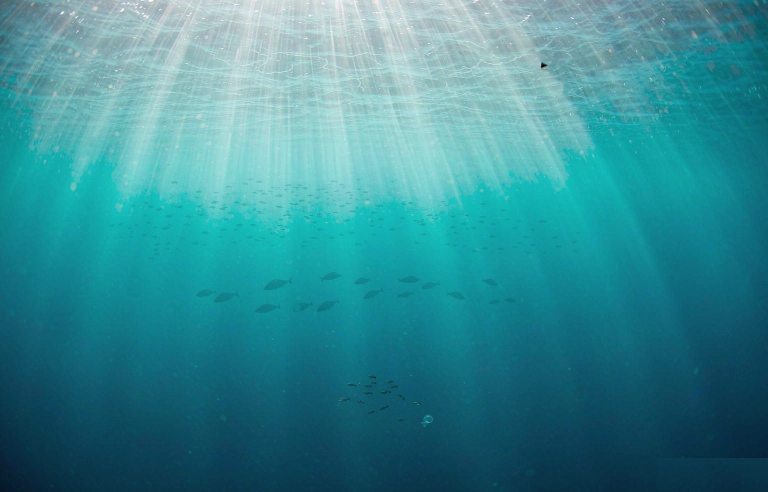
#> input picture docs/shots/env_v2/_backup_pre_defish_V6.81/L1.webp, 1536 x 984 px (shown at 1/2 size); its folder holds only this picture in this run
$ python preview_v681_env_fish.py
#> lines starting #> are read from the running program, lines starting #| are printed output that depends on the picture; after the words box and inside, x2 and y2 are one past the last pixel; in counts of white or black regions, pixels touching at a corner belong together
### tools/defish_env.py
#!/usr/bin/env python
# -*- coding: utf-8 -*-
"""
背景图去鱼 · **正式工具**（V6.82 重做）。

为什么 V6.81 没成功（别再走回头路）
-----------------------------------
用户 2026-10-15 两次报「每个场景底图都有冻结的鱼一样 是静态的 感觉很假」。
V6.81 的两段口径（严判细长小鱼 + 紧凑大块）**选块对了，补洞错了**：

  ⛔ **`thin_fish.inpaint()` 的补洞半径太小**（归一化卷积 σ=8）。
     背景里的鱼是**成片**的（L1 中段与深水两处各有几十条，间距 ~20px），
     σ=8 的卷积窗口里**仍然全是鱼** ⇒ 补出来的还是鱼。
     症状极具欺骗性：遮罩覆盖率、检出条数全都"正常"，出图一看**原封不动**。
  ⛔ **判定带太窄**：V6.81 用 y∈[30%,72%]，而 L1 的鱼一直铺到 **y≈0.84**（深水段）
     ⇒ 下半屏那一片从来没有被处理过。用户看到的"还有静止的鱼"一半是这条。
  ⛔ **8 邻域腐蚀会吃掉鱼**：鱼身只有 2~3px 厚，`er &= roll(...)×8` 之后整条消失，
     `pick_fish` 在目标区**一条都命中不了**（实测：目标区 2041px 的暗块，腐蚀后剩 0）。

本工具的口径（三处改了，缺一处就回到"抹了跟没抹一样"）
------------------------------------------------------
    遮罩：局部对比 `bg(11px 高斯) − gray > 4.5`，**不腐蚀**，靠形状过滤去噪
    判定带：**y∈[28%, 98%]**（L1 没有海床，一铺到底；其余带压到 78% 保护海床/热泉）
    补洞：**大半径归一化补洞**（σ=18、遮罩先膨胀 5px、只从**未遮盖区**取色）

⚠️ 大半径补洞的**唯一代价**：光柱／射线的硬边会被柔化 —— 但那正是"鱼"与"结构"的
   分界：**结构（光柱、海床、烟囱）必须在判定带之外**，鱼在任何地方都该被抹掉。
   ⇒ `BOTY` 按层给值，别一刀切。

用法
----
    python tools/defish_env.py --preview --out .tmp/v682   # 只出图到 .tmp
    python tools/defish_env.py --write                     # 回写真源（web webp）+ cocos png
    python tools/defish_env.py --measure                   # 只量密度
"""

import argparse
import os
import shutil
import sys
from pathlib import Path

import numpy as np
from PIL import Image, ImageFilter

sys.path.insert(0, os.path.dirname(os.path.abspath(__file__)))
import thin_fish as T  # noqa: E402

ROOT = Path(__file__).resolve().parent.parent
SRC = ROOT / 'web' / 'src' / 'assets' / 'env'            # ★ 真源（web 侧 webp）
DEST = ROOT / 'cocos' / 'assets' / 'resources' / 'env'   # 派生（sync_art.py 生成）
BACKUP = ROOT / 'docs' / 'shots' / 'env_v2' / '_backup_pre_defish_V6.81'
LAYERS = ['L1', 'L2', 'L3', 'L4', 'L5']

# ---- 遮罩参数 ----
TOPY = 0.28              # 上沿：光柱带的下缘（光柱在 y<0.28，那是"结构"不是鱼）
BOTY = {                 # 下沿：**按层给**——L1/L2 没有海床，一铺到底
    'L1': 0.98, 'L2': 0.92, 'L3': 0.80, 'L4': 0.78, 'L5': 0.76,
}
THR = 4.5
AMIN, AMAX = 20, 2500    # 面积窗（<20 = 噪点；>2500 = 光柱负空间 / 海床）
SIDE_MAX = 190           # 长边上限（更大的 = 结构，不是一条鱼）
FILL_MIN = 0.28          # 填充率下限（细长 >> 这个值；光斑 << 这个值）

# ---- 补洞参数 ----
SIGMA = 18.0             # ★ 比 `thin_fish.inpaint` 的 8 大一倍以上：窗口里才没有别的鱼
DIL = 5                  # 遮罩膨胀：鱼身只有 2~3px，必须留出足够margin
ROUNDS = 4
WEBP_Q = 95


# [86 lines left out: functions _mask, _fill, strip_fish, not called in this run]


def to_rgb(im: Image.Image) -> np.ndarray:
    return np.asarray(im.convert('RGB'), np.float32)


# [48 lines left out: functions run_preview, run_write, run_measure, main, not called in this run]


# [2 lines that do not run on import are left out]

### tools/thin_fish.py
#!/usr/bin/env python
# -*- coding: utf-8 -*-
"""
背景鱼**减密**：把已经出好的一张 env 图里的小鱼（不是动态敌人，是烘进背景图的）
按"保留 N 条"的要求去掉一部分，**其余像素一个不动**。

为什么要在图上做，而不是重出：
  用户定的是「v4b + 背景鱼稀疏点 + 保持和现存图一致」⇒ 这是**定稿上的密度调整**，
  不是重画。重出会把构图/配色/曝光全部换一遍，等于推翻刚拍板的版本。

做法（全部纯 numpy + PIL，不依赖 cv2/scipy）：
  1. 灰度 → **分块中值**估"水背底"（块 24px：水是低频的，鱼是高频的 ⇒ 中值天然忽略鱼）
  2. `d = 灰度 − 背底` ⇒ 鱼 = |d| 超阈值的小团（**符号无关**：背光鱼比水暗、受光鱼比水亮，两种都有）
  3. 形态学开运算去掉 1px 噪点 → **行段并查集**连通域标记（无 scipy 的做法）
  4. 逐团过滤：面积 / 外接框 / 填充率 / 峰值，外加两条"不是鱼"的排除：
       · **环带平坦度** —— 鱼四周是平静的水；岩壁里一切都在高频 ⇒ 环带 mask 密度高 ⇒ 排除
       · 底部海床区（y > 92%）整片排除（那里是烟囱/管虫，不是鱼）
  5. 按面积降序 + **最小间距**抽稀 ⇒ 保留的鱼**散开**，不会剩一坨（密度降了但"聚成团"更难看）
  6. 逐团**补洞**：从最近的"干净水"处整块搬一块同尺寸的贴图盖回来（保水色 + 保悬浮颗粒），
     洞口按高斯羽化 ⇒ 不留疤

用法：
    python tools/thin_fish.py <输入图> --out <输出前缀> --keep 16
    python tools/thin_fish.py <输入图> --out <前缀> --keep 16 --canvas 1536x984
    python tools/thin_fish.py <输入图> --out <前缀> --keep 16 --debug   # 另存一张红框标注图

`--keep` 是"**保留几条**"（不是比例）—— 因为观感取决于"屏幕上有几条"，跟原图有多少条无关。
"""
from __future__ import annotations

import argparse
from pathlib import Path

import numpy as np
from PIL import Image, ImageFilter

BLOCK = 24          # 背底估计的块尺寸（px）
MIN_AREA = 6        # 小于这个像素数的团当噪声
MAX_AREA = 900      # 大于这个像素数的团当岩壁/烟柱
MAX_SIDE = 64       # 外接框长边上限
RING_FLAT = 0.45    # 环带里"高频像素"占比上限（超过 ⇒ 判定为岩壁内部）
BED_TOP = 0.92      # 百分比：这条线以下不算鱼（海床/烟囱）
MIN_GAP = 110       # 保留鱼之间的最小间距（px）—— 防止"少而聚"
LUMA = np.array([0.299, 0.587, 0.114], np.float32)

# ── 严判（fish-only）：只认"开阔水域里细长的小鱼"，其余高频一律放过 ──
# 宽松阈值会把气泡/悬浮颗粒/烟柱边缘全抓进来（v4b 宽判 1544团 vs 严判 112条）
FISH_TOP = 0.04     # 上边 4% 不算（水面高光带）
FISH_BOT = 0.68     # 下 32% 不算（海床/烟柱/礁石全在这里；鱼群下沿实测≈0.62）
FISH_AR_LO = 1.5# 鱼必细长；太圆的是气泡/光斑
FISH_AR_HI = 5.5    # 细过这个是裂纹/水痕，不是鱼
FISH_FILL = 0.20    # 外接框填充率下限（鱼身是实心的，裂纹是空的）
FISH_A_MIN = 8
FISH_A_MAX = 1200   # 严判要能抓"近处大鱼"（v4b 里最大的鱼 1087px，500 会漏）
FISH_SIDE = 90      # 同上：外接框长边上限（严判单独一份，别改宽判的 MAX_SIDE）


def _label(mask: np.ndarray):
    """行段 + 并查集的连通域标记（无 scipy）。返回 (labels, n)。"""
    h, w = mask.shape
    parent: list[int] = []

    def find(a: int) -> int:
        while parent[a] != a:
            parent[a] = parent[parent[a]]
            a = parent[a]
        return a

    def union(a: int, b: int) -> None:
        ra, rb = find(a), find(b)
        if ra != rb:
            parent[rb] = ra

    runs = np.zeros(mask.shape, np.int32) - 1
    prev: list[tuple[int, int, int]] = []
    for y in range(h):
        row = mask[y].view(np.int8)
        idx = np.flatnonzero(np.diff(np.concatenate(([0], row, [0]))))
        cur = []
        for s, e in zip(idx[0::2], idx[1::2]):
            lb = len(parent)
            parent.append(lb)
            cur.append((int(s), int(e), lb))
            for ps, pe, plb in prev:
                if ps < e and s < pe:
                    union(lb, plb)
        for s, e, lb in cur:
            runs[y, s:e] = lb
        prev = cur

    lab = np.zeros(mask.shape, np.int32) - 1
    n = 0
    remap: dict[int, int] = {}
    ys, xs = np.nonzero(runs >= 0)
    for y, x in zip(ys.tolist(), xs.tolist()):
        r = find(int(runs[y, x]))
        if r not in remap:
            remap[r] = n
            n += 1
        lab[y, x] = remap[r]
    return lab, n


def _dilate(m: np.ndarray, r: int) -> np.ndarray:
    out = m.copy()
    for dy in range(-r, r + 1):
        for dx in range(-r, r + 1):
            src = np.roll(np.roll(m, dy, 0), dx, 1)
            out |= src
    return out


def background(gray: np.ndarray, block: int = BLOCK) -> np.ndarray:
    """分块中值估水背底：块内鱼只占少数像素 ⇒ 中值就是水。"""
    h, w = gray.shape
    bh, bw = h // block, w // block
    crop = gray[:bh * block, :bw * block].reshape(bh, block, bw, block)
    med = np.median(crop.transpose(0, 2, 1, 3).reshape(bh, bw, block * block), axis=2)
    small = Image.fromarray(np.clip(med, 0, 255).astype(np.uint8), 'L')
    return np.asarray(small.resize((w, h), Image.BILINEAR), np.float32)


def detect(rgb: np.ndarray, verbose=True, fish_only=True):
    """检鱼团。`fish_only=True` 时只认**开阔水域里细长的小鱼**（严判）。

    ⚠️ 宽判（fish_only=False）会把气泡 / 悬浮颗粒 / 烟柱边缘全抓进来
    （v4b 实测宽判 1544 团 vs 严判 112 条）⇒ 减密必须用严判，否则整张图被抠烂。
    """
    gray = rgb @ LUMA
    bg = background(gray)
    d = gray - bg
    h, w = gray.shape
    if fish_only:
        y_lo, y_hi = int(h * FISH_TOP), int(h * FISH_BOT)
    else:
        y_lo, y_hi = 0, int(h * BED_TOP)
    water = d[y_lo:y_hi]

    mad = np.median(np.abs(water - np.median(water)))
    sigma = 1.4826 * mad
    thr = max(7.0, 4.0 * sigma)
    if verbose:
        print(f'  判定带y∈[{y_lo},{y_hi}) ({y_lo/h:.0%}~{y_hi/h:.0%})'
              f'  灰度 MAD σ={sigma:.2f} ⇒ 阈值 |d| > {thr:.1f}'
              f'{"（严判：只认细长小鱼）" if fish_only else "（宽判）"}')

    m = np.abs(d) > thr
    m[:y_lo] = False
    m[y_hi:] = False
    # 开运算：先腐蚀后膨胀，去掉 1px 噪点
    er = m.copy()
    for dy in (-1, 0, 1):
        for dx in (-1, 0, 1):
            er &= np.roll(np.roll(m, dy, 0), dx, 1)
    m = _dilate(er, 1)

    lab, n = _label(m)
    if n == 0:
        return [], gray, bg, d, thr, None

    flat = lab.ravel()
    idx = np.flatnonzero(flat >= 0)
    counts = np.bincount(flat[idx], minlength=n)
    ys, xs = np.divmod(idx, w)
    y0 = np.full(n, 10 ** 9); y1 = np.full(n, -1)
    x0 = np.full(n, 10 ** 9); x1 = np.full(n, -1)
    np.minimum.at(y0, flat[idx], ys); np.maximum.at(y1, flat[idx], ys)
    np.minimum.at(x0, flat[idx], xs); np.maximum.at(x1, flat[idx], xs)
    peak = np.zeros(n)
    np.maximum.at(peak, flat[idx], np.abs(d).ravel()[idx])
    sel = flat[idx]
    cy = np.bincount(sel, weights=ys, minlength=n) / np.maximum(1, counts)
    cx = np.bincount(sel, weights=xs, minlength=n) / np.maximum(1, counts)

    a_min, a_max = (FISH_A_MIN, FISH_A_MAX) if fish_only else (MIN_AREA, MAX_AREA)
    ar_lo, ar_hi = (FISH_AR_LO, FISH_AR_HI) if fish_only else (1.0, 99.0)
    fill_min = FISH_FILL if fish_only else 0.15

    comps = []
    for i in range(n):
        a = int(counts[i])
        if a < a_min or a > a_max:
            continue
        sy, sx = int(y1[i] - y0[i] + 1), int(x1[i] - x0[i] + 1)
        if max(sy, sx) > (FISH_SIDE if fish_only else MAX_SIDE) or min(sy, sx) < 2:
            continue
        ar = max(sy, sx) / min(sy, sx)
        if ar < ar_lo or ar > ar_hi:
            continue
        fill = a / (sy * sx)
        if fill < fill_min:
            continue
        # 环带平坦度：鱼四周该是平整的水（岩壁内部处处高频 ⇒ 环带密度爆表）
        pad = 6
        ry0, ry1 = max(0, int(y0[i]) - pad), min(h, int(y1[i]) + pad + 1)
        rx0, rx1 = max(0, int(x0[i]) - pad), min(w, int(x1[i]) + pad + 1)
        sub = m[ry0:ry1, rx0:rx1]
        core = lab[ry0:ry1, rx0:rx1] == i
        ring = _dilate(core, 5) & ~_dilate(core, 2)
        ring_density = float((sub & ring).sum()) / max(1, int(ring.sum()))
        if ring_density > RING_FLAT:
            continue
        comps.append(dict(id=i, area=a, y0=int(y0[i]), y1=int(y1[i]),
                          x0=int(x0[i]), x1=int(x1[i]), cy=float(cy[i]),
                          cx=float(cx[i]), peak=float(peak[i]),
                          ring=ring_density))
    comps.sort(key=lambda c: -c['area'])
    return comps, gray, bg, d, thr, lab


# [310 lines left out: functions pick, pick_auto, _gauss, _norm_blur, inpaint, thin and 4 more, not called in this run]


# [2 lines that do not run on import are left out]

### tools/preview_v681_env_fish.py
#!/usr/bin/env python
# -*- coding: utf-8 -*-
"""
V6.81 背景图"冻结的鱼"诊断 + 去鱼对照 —— **参数级示意，非实机渲染**。

为什么要有这张图
----------------
用户 2026-10-15：**「每个场景底图都有冻结的鱼一样 是静态的 感觉很假」**。
这是**同一条被报第二次** —— V6.70 已经给过一版补丁（`stepBgDrift()`：让整张背景图
按 Lissajous 慢漂 ±26px / 周期 31s·47s）。本次要先证明"那版为什么不够"，再给方案。

图里说三件事
------------
① **背景图确实带鱼**，且五带都有（`cocos/assets/resources/env/L*.png`）。
② **去鱼之后长什么样**（真图，用与 `thin_fish.py` 同一套归一化卷积补洞）。
③ **"减密"为什么没解决**：`thin_fish.detect()` 的严判口径是"细长小鱼"，
   L1 上检出 169 条里 **135 条落在 y<300**（丁达尔光柱里的细碎斑点），
   而玩家一眼看到的那排大鱼（长边 40~90px）**只有 5 个**被抓到
   ⇒ 它的密度指标 ≠ 玩家看到的东西。

⚠️ 去鱼只是**提案预览**，不是已交付资产：补洞会留极淡的"水痕"（见 AFTER 里鱼的位置），
   正式落地要么重出图（提示词里排除生物），要么人工精修。
⚠️ 本文件与 `cocos/assets/scripts/view/DiveGame.ts` 的 `stepBgDrift` 常量耦合：改那边要同步。

输出：docs/shots/v681_env_fish.png
"""

import os
import sys

import numpy as np
from PIL import Image, ImageDraw, ImageFilter, ImageFont

sys.path.insert(0, os.path.dirname(os.path.abspath(__file__)))
import thin_fish as T  # noqa: E402

ROOT = os.path.dirname(os.path.dirname(os.path.abspath(__file__)))
ENV_DIR = os.path.join(ROOT, 'cocos', 'assets', 'resources', 'env')
# ⚠️ "现状"必须读**去鱼之前的原图**。V6.81 已把 `env/L*.png` 换成去鱼版，
#    所以 BEFORE 列只能取备份（`defish_env.py --write` 时自动落的）。
BEFORE_DIR = os.path.join(ROOT, 'docs', 'shots', 'env_v2', '_backup_pre_defish_V6.81')
OUT = os.path.join(ROOT, 'docs', 'shots', 'v681_env_fish.png')

W, H = 1304, 749                     # 实机设计分辨率
SG_W, SG_H = 560, 322                # 每格缩略图（= 实机裁切 ×0.4295）
PAD, GAP = 18, 10
HEAD, FOOT = 74, 138
COL1 = (30, 40, 52)

# ---- 去鱼的判定参数（每个都有依据，见脚本 docstring）----
TOPY, BOTY = 0.30, 0.72              # 不碰光柱区 / 不碰海床
AMIN, AMAX = 60, 4000
SIDE_MAX, FILL_MIN = 200, 0.34
SIGMA = 8.0
THR = 5.0

# ---- 主题色 ----
C_CYAN = (79, 232, 255)
C_CYAN_HI = (200, 248, 255)
C_AMBER = (255, 209, 102)
C_DANGER = (255, 46, 99)
C_DIM = (128, 160, 176)
C_JADE = (127, 255, 212)

FONT_PATH = 'C:/Windows/Fonts/msyh.ttc'
_fonts: dict[int, ImageFont.FreeTypeFont] = {}


# [4 lines left out: function F, not called in this run]


# ---------------------------------------------------------------------------
# 去鱼：口径在 `tools/defish_env.py`（★ 单一真源，⛔ 别在这里再抄一份）
# ---------------------------------------------------------------------------
import defish_env as DF  # noqa: E402


def ingame(path_or_arr) -> Image.Image:
    """按 1304×749 cover 裁切（与实机 `bgNode` 的 cover 算法同口径）。"""
    if isinstance(path_or_arr, str):
        im = Image.open(path_or_arr).convert('RGB')
    else:
        im = Image.fromarray(np.clip(path_or_arr, 0, 255).astype(np.uint8))
    W0, H0 = im.size
    s = max(W / W0, H / H0)
    big = im.resize((int(W0 * s + 0.5), int(H0 * s + 0.5)), Image.LANCZOS)
    return big.crop(((big.width - W) // 2, (big.height - H) // 2,
                     (big.width - W) // 2 + W, (big.height - H) // 2 + H))


def detect_n(arr: np.ndarray) -> int:
    return len(T.detect(arr, verbose=False)[0])


def main() -> int:
    strip = ['L1', 'L2', 'L3', 'L4', 'L5']
    data = []
    for name in strip:
        # BEFORE = 备份的原图；AFTER = **已经落到工程里**的去鱼版（cocos PNG）
        # —— 不再在这里重跑一遍去鱼，否则这张图会变成"算法的预览"而不是"交付的样子"。
        b_arr = DF.to_rgb(Image.open(os.path.join(BEFORE_DIR, name + '.webp')))
        a_arr = DF.to_rgb(Image.open(os.path.join(ENV_DIR, name + '.png')))
        n0, n1 = detect_n(b_arr), detect_n(a_arr)
#> in detect, `gray = rgb @ LUMA`:
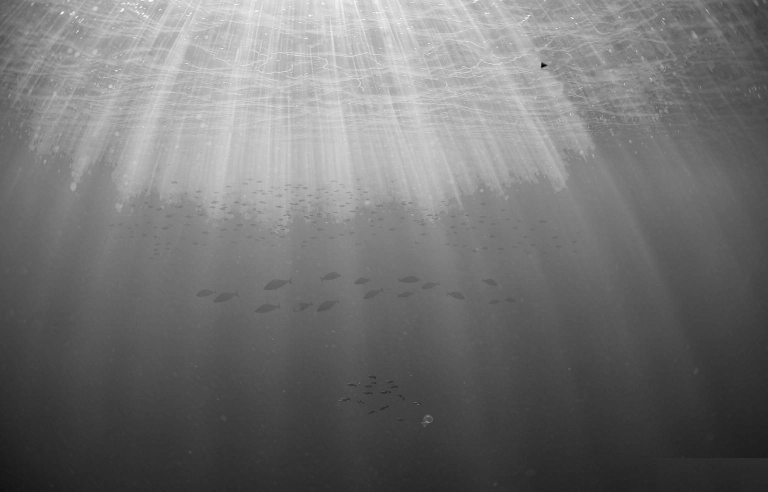
#> gray: shape (984, 1536) float32 (shown at 1/2 size); min 0, max 255, mean 114.6
#> in detect, `d = gray - bg`:
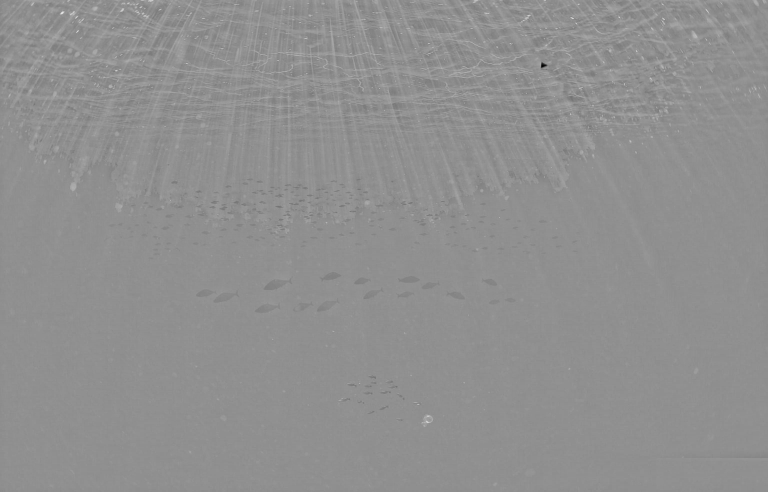
#> d: shape (984, 1536) float32 (shown at 1/2 size); min -160.6, max 124.7, mean 0.7; drawn with min black and max white
#> in detect, `water = d[y_lo:y_hi]`:
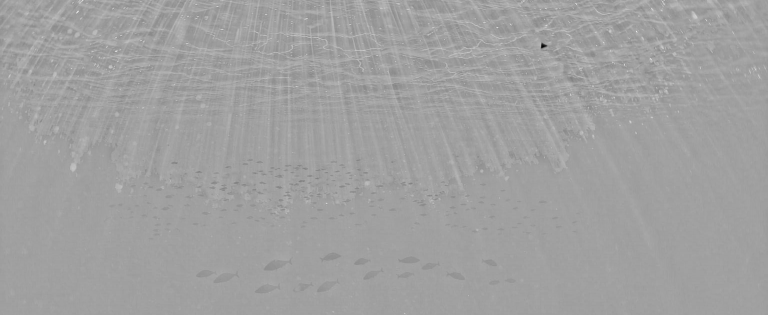
#> water: shape (630, 1536) float32 (shown at 1/2 size); min -160.6, max 95.76, mean 0.7; drawn with min black and max white
#> in detect, `mad = np.median(np.abs(water - np.median(water)))`: mad = 1.98
#> in detect, `sigma = 1.4826 * mad`: sigma = 2.93
#> in detect, `thr = max(7.0, 4.0 * sigma)`: thr = 11.72
#> in detect, `m = np.abs(d) > thr`:
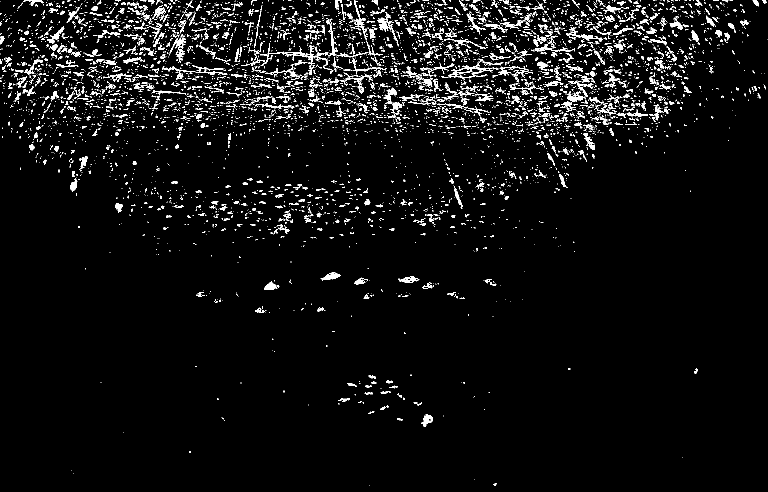
#> m: shape (984, 1536) bool (shown at 1/2 size); 4.7% white in thin lines or dots
#> in detect, `m[y_hi:] = False`:
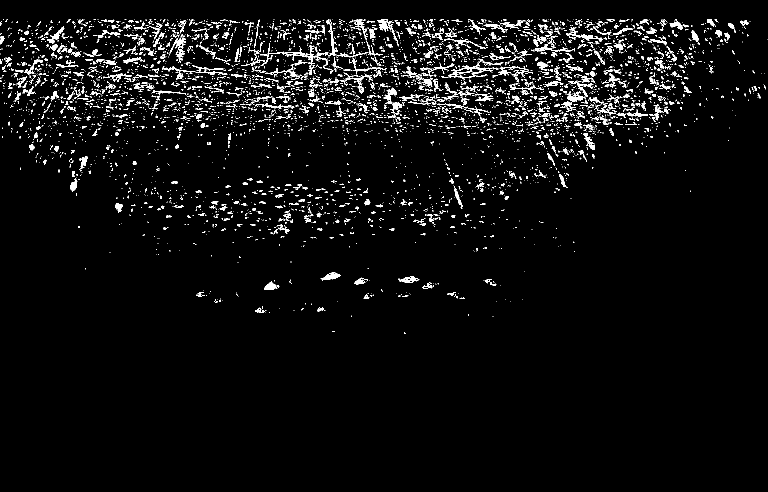
#> m: shape (984, 1536) bool (shown at 1/2 size); 4.1% white in thin lines or dots, all inside (x1, y1, x2, y2) = (0, 39, 1536, 667)
#> after the loop in detect, `for dy in (-1, 0, 1):`:
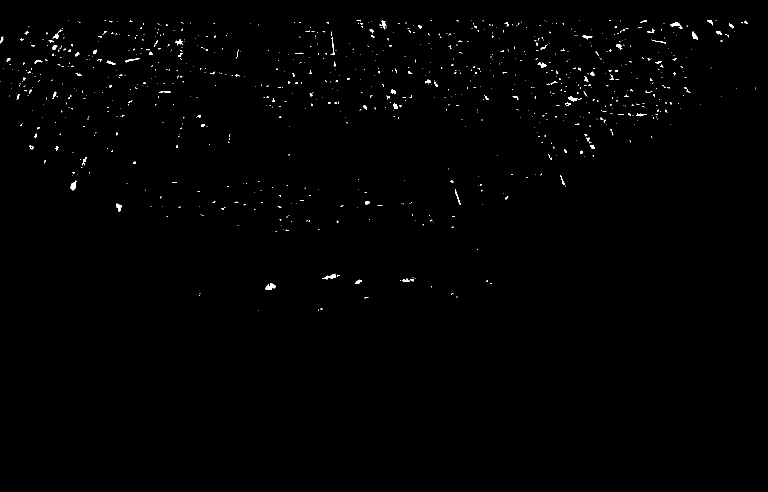
#> er: shape (984, 1536) bool (shown at 1/2 size); 0.5% white; 879 white regions (795 under 20 px), largest, box (x1, y1, x2, y2) and area: (530, 566, 551, 579) 158, (141, 361, 153, 381) 138, (644, 549, 672, 559) 132
#> after the loop in _dilate, `for dy in range(-r, r + 1):`:
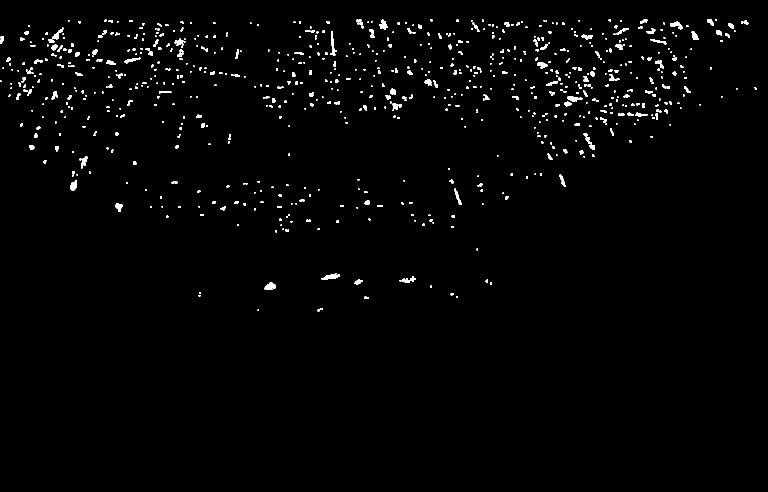
#> out: shape (984, 1536) bool (shown at 1/2 size); 1.5% white; 792 white regions (463 under 20 px), largest, box (x1, y1, x2, y2) and area: (643, 546, 680, 560) 256, (529, 565, 552, 580) 244, (660, 62, 671, 111) 215
#> (the rest of the program and of its run is left out)
